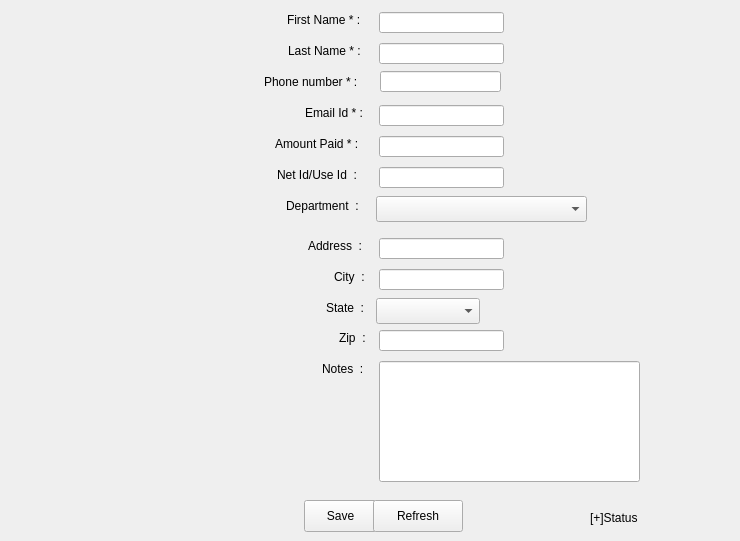
     <widget class="QWidget" name="tab_1">
      <attribute name="title">
       <string>New user registration</string>
      </attribute>
      <widget class="QLineEdit" name="lineEdit_lname1">
       <property name="geometry">
        <rect>
         <x>379</x>
         <y>43</y>
         <width>125</width>
         <height>21</height>
        </rect>
       </property>
       <property name="maxLength">
        <number>10</number>
       </property>
      </widget>
      <widget class="QLabel" name="label_lname1">
       <property name="geometry">
        <rect>
         <x>288</x>
         <y>43</y>
         <width>83</width>
         <height>16</height>
        </rect>
       </property>
       <property name="text">
        <string>Last Name * :</string>
       </property>
      </widget>
      <widget class="QLineEdit" name="lineEdit_fname1">
       <property name="geometry">
        <rect>
         <x>379</x>
         <y>12</y>
         <width>125</width>
         <height>21</height>
        </rect>
       </property>
       <property name="maxLength">
        <number>10</number>
       </property>
      </widget>
      <widget class="QLabel" name="label_fname1">
       <property name="geometry">
        <rect>
         <x>287</x>
         <y>12</y>
         <width>84</width>
         <height>16</height>
        </rect>
       </property>
       <property name="text">
        <string>First Name * :</string>
       </property>
      </widget>
      <widget class="QLineEdit" name="lineEdit_phone1">
       <property name="geometry">
        <rect>
         <x>380</x>
         <y>71</y>
         <width>121</width>
         <height>21</height>
        </rect>
       </property>
       <property name="maxLength">
        <number>10</number>
       </property>
      </widget>
      <widget class="QLabel" name="label_phone1">
       <property name="geometry">
        <rect>
         <x>264</x>
         <y>74</y>
         <width>107</width>
         <height>16</height>
        </rect>
       </property>
       <property name="text">
        <string>Phone number * :</string>
       </property>
      </widget>
      <widget class="QLineEdit" name="lineEdit_emailid1">
       <property name="geometry">
        <rect>
         <x>379</x>
         <y>105</y>
         <width>125</width>
         <height>21</height>
        </rect>
       </property>
       <property name="maxLength">
        <number>50</number>
       </property>
      </widget>
      <widget class="QLabel" name="label_emailid1">
       <property name="geometry">
        <rect>
         <x>305</x>
         <y>105</y>
         <width>66</width>
         <height>16</height>
        </rect>
       </property>
       <property name="text">
        <string>Email Id * :</string>
       </property>
      </widget>
      <widget class="QLineEdit" name="lineEdit_amount1">
       <property name="geometry">
        <rect>
         <x>379</x>
         <y>136</y>
         <width>125</width>
         <height>21</height>
        </rect>
       </property>
       <property name="maxLength">
        <number>3</number>
       </property>
      </widget>
      <widget class="QLabel" name="label_amount1">
       <property name="geometry">
        <rect>
         <x>275</x>
         <y>136</y>
         <width>96</width>
         <height>16</height>
        </rect>
       </property>
       <property name="text">
        <string>Amount Paid * :</string>
       </property>
      </widget>
      <widget class="QLineEdit" name="lineEdit_netid1">
       <property name="geometry">
        <rect>
         <x>379</x>
         <y>167</y>
         <width>125</width>
         <height>21</height>
        </rect>
       </property>
       <property name="maxLength">
        <number>6</number>
       </property>
      </widget>
      <widget class="QLabel" name="label_netid1">
       <property name="geometry">
        <rect>
         <x>277</x>
         <y>167</y>
         <width>94</width>
         <height>16</height>
        </rect>
       </property>
       <property name="text">
        <string>Net Id/Use Id  :</string>
       </property>
      </widget>
      <widget class="QLabel" name="label_department1">
       <property name="geometry">
        <rect>
         <x>286</x>
         <y>198</y>
         <width>85</width>
         <height>16</height>
        </rect>
       </property>
       <property name="text">
        <string>Department  :</string>
       </property>
      </widget>
      <widget class="QLineEdit" name="lineEdit_address1">
       <property name="geometry">
        <rect>
         <x>379</x>
         <y>238</y>
         <width>125</width>
         <height>21</height>
        </rect>
       </property>
       <property name="maxLength">
        <number>30</number>
       </property>
      </widget>
      <widget class="QLabel" name="label_address1">
       <property name="geometry">
        <rect>
         <x>308</x>
         <y>238</y>
         <width>63</width>
         <height>16</height>
        </rect>
       </property>
       <property name="text">
        <string>Address  :</string>
       </property>
      </widget>
      <widget class="QLineEdit" name="lineEdit_city1">
       <property name="geometry">
        <rect>
         <x>379</x>
         <y>269</y>
         <width>125</width>
         <height>21</height>
        </rect>
       </property>
       <property name="maxLength">
        <number>20</number>
       </property>
      </widget>
      <widget class="QLabel" name="label_city1">
       <property name="geometry">
        <rect>
         <x>334</x>
         <y>269</y>
         <width>37</width>
         <height>16</height>
        </rect>
       </property>
       <property name="text">
        <string>City  :</string>
       </property>
      </widget>
      <widget class="QLineEdit" name="lineEdit_zip1">
       <property name="geometry">
        <rect>
         <x>379</x>
         <y>330</y>
         <width>125</width>
         <height>21</height>
        </rect>
       </property>
       <property name="maxLength">
        <number>5</number>
       </property>
      </widget>
      <widget class="QLabel" name="label_zip1">
       <property name="geometry">
        <rect>
         <x>339</x>
         <y>330</y>
         <width>32</width>
         <height>16</height>
        </rect>
       </property>
       <property name="text">
        <string>Zip  :</string>
       </property>
      </widget>
      <widget class="QComboBox" name="comboBox_state1">
       <property name="geometry">
        <rect>
         <x>376</x>
         <y>298</y>
         <width>104</width>
         <height>26</height>
        </rect>
       </property>
      </widget>
      <widget class="QLabel" name="label_state1">
       <property name="geometry">
        <rect>
         <x>326</x>
         <y>300</y>
         <width>45</width>
         <height>16</height>
        </rect>
       </property>
       <property name="text">
        <string>State  :</string>
       </property>
      </widget>
      <widget class="QComboBox" name="comboBox_department1">
       <property name="geometry">
        <rect>
         <x>376</x>
         <y>196</y>
         <width>211</width>
         <height>26</height>
        </rect>
       </property>
      </widget>
      <widget class="QLabel" name="label_Notes1">
       <property name="geometry">
        <rect>
         <x>322</x>
         <y>361</y>
         <width>49</width>
         <height>16</height>
        </rect>
       </property>
       <property name="text">
        <string>Notes  :</string>
       </property>
      </widget>
      <widget class="QPushButton" name="pushButton_save1">
       <property name="geometry">
        <rect>
         <x>304</x>
         <y>500</y>
         <width>73</width>
         <height>32</height>
        </rect>
       </property>
       <property name="text">
        <string>Save</string>
       </property>
      </widget>
      <widget class="QPushButton" name="pushButton_Refresh1">
       <property name="geometry">
        <rect>
         <x>373</x>
         <y>500</y>
         <width>90</width>
         <height>32</height>
        </rect>
       </property>
       <property name="text">
        <string>Refresh</string>
       </property>
      </widget>
      <widget class="QLineEdit" name="lineEdit_notes1">
       <property name="geometry">
        <rect>
         <x>379</x>
         <y>361</y>
         <width>261</width>
         <height>121</height>
        </rect>
       </property>
       <property name="sizePolicy">
        <sizepolicy hsizetype="Minimum" vsizetype="Expanding">
         <horstretch>30</horstretch>
         <verstretch>40</verstretch>
        </sizepolicy>
       </property>
       <property name="maxLength">
        <number>200</number>
       </property>
      </widget>
      <widget class="QLabel" name="label_status1">
       <property name="geometry">
        <rect>
         <x>590</x>
         <y>510</y>
         <width>141</width>
         <height>16</height>
        </rect>
       </property>
       <property name="text">
        <string>[+]Status</string>
       </property>
      </widget>
     </widget>
